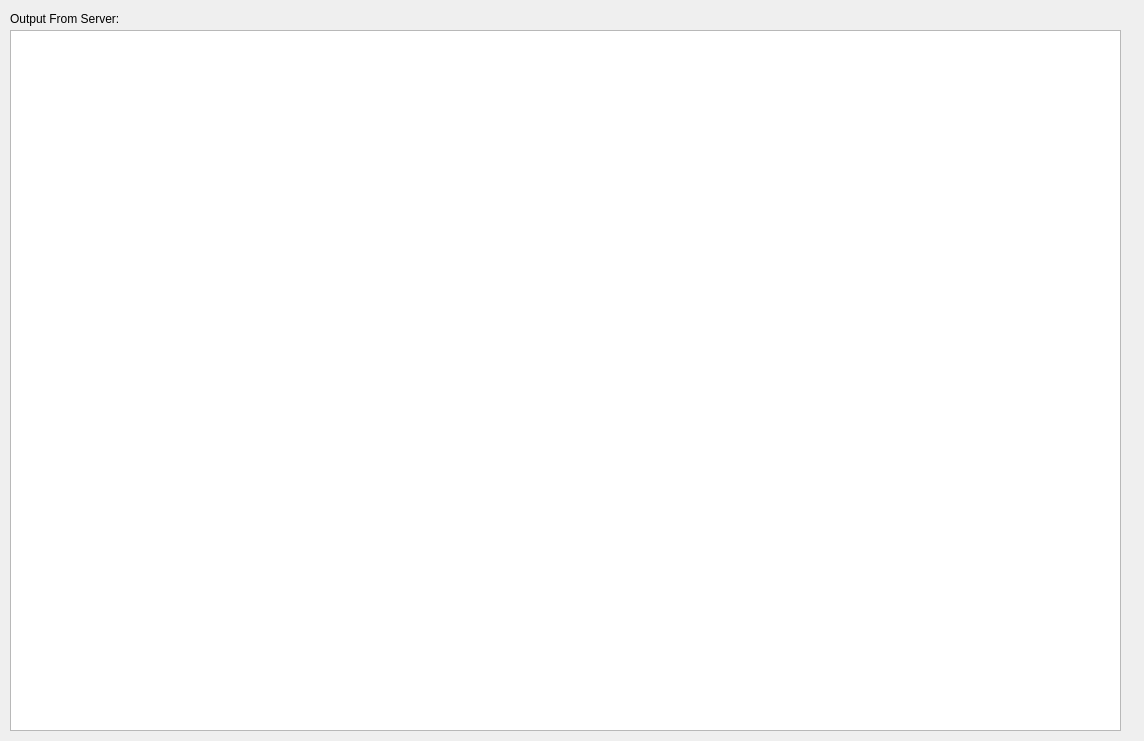
<ui version="4.0" >
 <class>StdOutputServer</class>
 <widget class="QWidget" name="StdOutputServer" >
  <property name="geometry" >
   <rect>
    <x>0</x>
    <y>0</y>
    <width>1144</width>
    <height>741</height>
   </rect>
  </property>
  <property name="windowTitle" >
   <string>Form</string>
  </property>
  <widget class="QTextBrowser" name="stdOutput" >
   <property name="geometry" >
    <rect>
     <x>10</x>
     <y>30</y>
     <width>1111</width>
     <height>701</height>
    </rect>
   </property>
  </widget>
  <widget class="QLabel" name="label" >
   <property name="geometry" >
    <rect>
     <x>10</x>
     <y>10</y>
     <width>131</width>
     <height>18</height>
    </rect>
   </property>
   <property name="text" >
    <string>Output From Server:</string>
   </property>
  </widget>
 </widget>
 <resources/>
 <connections/>
</ui>
